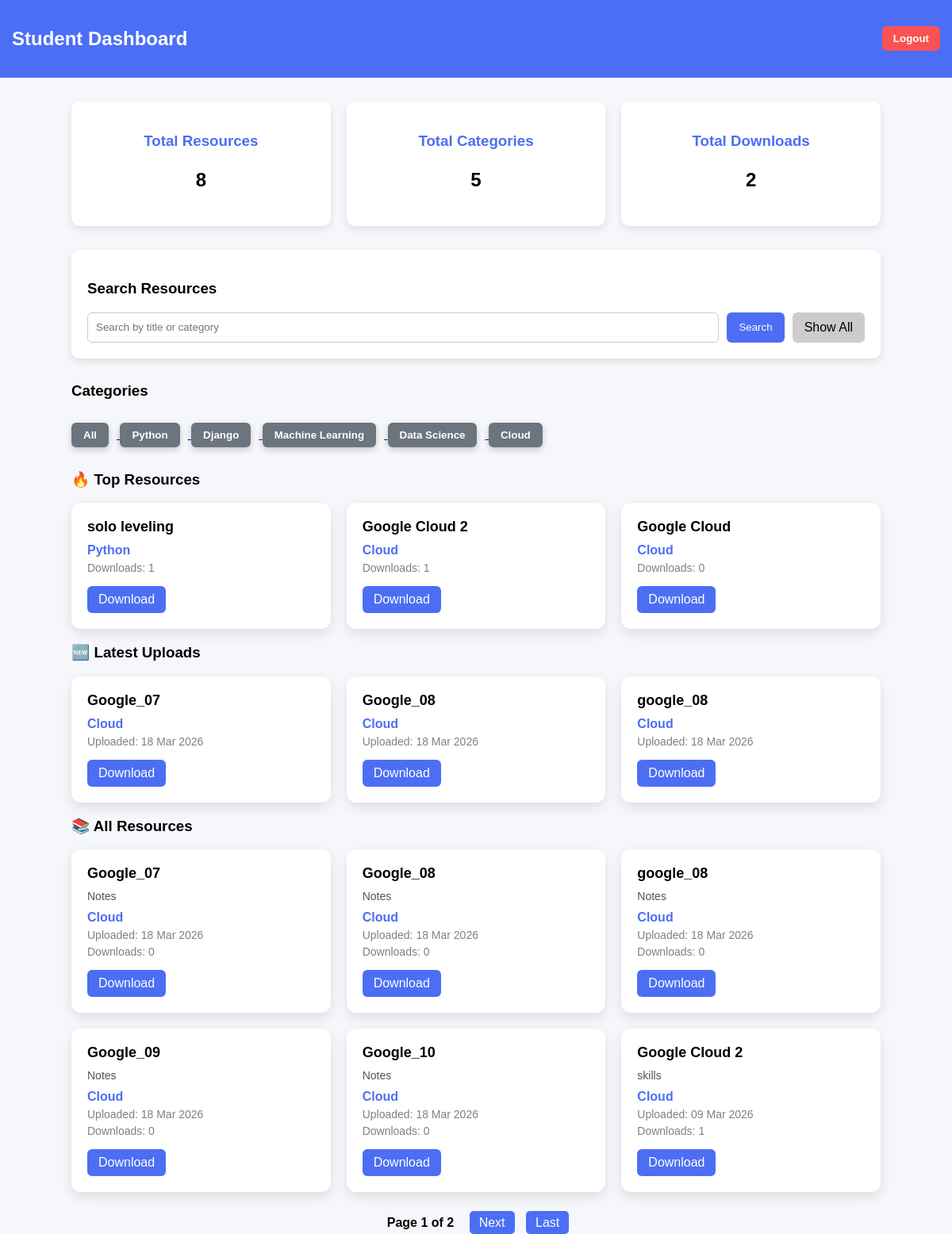
Screenshot of / (signed in) with the database file from the repository.
### portal/models.py (models this page shows, shortened)
class Category(models.Model):
    name = models.CharField(max_length=100)

class Resource(models.Model):
    title = models.CharField(max_length=200)
    description = models.TextField()
    category = models.ForeignKey(
        Category,
        on_delete=models.CASCADE
    )
    file = models.FileField(upload_to='resources/')
    uploaded_by = models.ForeignKey(
        User,
        on_delete=models.CASCADE
    )
    downloads = models.IntegerField(default=0)
    uploaded_at = models.DateTimeField(auto_now_add=True)
    class Meta:
        ordering = ['-uploaded_at']

### portal/views.py (the view)
# urls.py: path('', views.dashboard, name='dashboard'),
@login_required
def dashboard(request):
    categories = Category.objects.all()
    if request.user.profile.role == 'teacher':
        if request.method == "POST":
            title = request.POST.get('title')
            description = request.POST.get('description')
            category_id = request.POST.get('category')
            file = request.FILES.get('file')
            if title and file and category_id:
                Resource.objects.create(
                    title=title,
                    description=description,
                    category_id=category_id,
                    file=file,
                    uploaded_by=request.user
                )
            return redirect('dashboard')
        resources = Resource.objects.filter(uploaded_by=request.user)
        teacher_upload_count = resources.count()
        teacher_total_downloads = resources.aggregate(
            total=Sum('downloads')
        )['total'] or 0
        top_resources = resources.order_by('-downloads')[:3]
        context = {
            'resources': resources,
            'categories': categories,
            'top_resources': top_resources,
            'teacher_upload_count': teacher_upload_count,
            'teacher_total_downloads': teacher_total_downloads
        }
        return render(request, 'portal/teacher_dashboard.html', context)
    else:
        resources_list = Resource.objects.all()
        query = request.GET.get('q')
        if query:
            resources_list = resources_list.filter(
                Q(title__icontains=query) |
                Q(description__icontains=query) |
                Q(category__name__icontains=query)
            )
        category_id = request.GET.get('category')
        if category_id:
            resources_list = resources_list.filter(category_id=category_id)
        paginator = Paginator(resources_list, 6)  # 6 per page
        page_number = request.GET.get('page')
        resources = paginator.get_page(page_number)
        top_resources = Resource.objects.order_by('-downloads')[:3]
        latest_resources = Resource.objects.order_by('-uploaded_at')[:3]
        total_resources = Resource.objects.count()
        total_categories = Category.objects.count()
        total_downloads = Resource.objects.aggregate(
            total=Sum('downloads')
        )['total'] or 0
        context = {
            'resources': resources,
            'categories': categories,
            'top_resources': top_resources,
            'latest_resources': latest_resources,
            'total_resources': total_resources,
            'total_categories': total_categories,
            'total_downloads': total_downloads
        }
        return render(request, 'portal/student_dashboard.html', context)

### portal/templates/portal/student_dashboard.html (shortened to what this page needs)
{% load static %}
<!DOCTYPE html>
<html>
<head>
<link rel="stylesheet" href="{% static 'portal/style.css' %}">
</head>
<body>
<div class="header">
<h2>Student Dashboard</h2>
<form method="POST" action="{% url 'logout' %}">
<button class="logout-btn">Logout</button>
</form>
</div>
<div class="container">
<div class="stats-grid">
<div class="stat-card">
<h3>Total Resources</h3>
<p>{{ total_resources }}</p>
</div>
<div class="stat-card">
<h3>Total Categories</h3>
<p>{{ total_categories }}</p>
</div>
<div class="stat-card">
<h3>Total Downloads</h3>
<p>{{ total_downloads }}</p>
</div>
</div>
<div class="search-box">
<h3>Search Resources</h3>
<form method="GET" class="search-form">
<input type="text" name="q" placeholder="Search by title or category" value="{{ request.GET.q }}">
<button type="submit">Search</button>
<a href="/" class="show-all">Show All</a>
</form>
</div>
<div class="category-section">
<h3>Categories</h3>
<a href="{% url 'dashboard' %}">
<button class="category-btn">All</button>
</a>
{% for category in categories %}
<a href="?category={{ category.id }}">
<button class="category-btn">{{ category.name }}</button>
</a>
{% endfor %}
</div>
<h3>🔥 Top Resources</h3>
<div class="resource-grid">
{% for resource in top_resources %}
<div class="resource-card">
<div class="resource-title">{{ resource.title }}</div>
<div class="resource-category">{{ resource.category.name }}</div>
<div class="downloads">Downloads: {{ resource.downloads }}</div>
<a class="download-btn" href="{% url 'download_resource' resource.id %}">Download</a>
</div>
{% endfor %}
</div>
<h3>🆕 Latest Uploads</h3>
<div class="resource-grid">
{% for resource in latest_resources %}
<div class="resource-card">
<div class="resource-title">{{ resource.title }}</div>
<div class="resource-category">{{ resource.category.name }}</div>
<div class="downloads">Uploaded: {{ resource.uploaded_at|date:"d M Y" }}</div>
<a class="download-btn" href="{% url 'download_resource' resource.id %}">Download</a>
</div>
{% empty %}
<p>No recent uploads.</p>
{% endfor %}
</div>
<h3>📚 All Resources</h3>
<div class="resource-grid">
{% for resource in resources %}
<div class="resource-card">
<div class="resource-title">{{ resource.title }}</div>
<div class="resource-desc">
{{ resource.description }}
</div>
<div class="resource-category">
{{ resource.category.name }}
</div>
<div class="downloads">
Uploaded: {{ resource.uploaded_at|date:"d M Y" }}
</div>
<div class="downloads">
Downloads: {{ resource.downloads }}
</div>
<a class="download-btn" href="{% url 'download_resource' resource.id %}">
Download
</a>
</div>
{% empty %}
<p>No resources available</p>
{% endfor %}
</div>
<div class="pagination" style="text-align:center; margin-top:30px;">
<span>
Page {{ resources.number }} of {{ resources.paginator.num_pages }}
</span>
{% if resources.has_next %}
<a href="?page={{ resources.next_page_number }}">Next</a>
<a href="?page={{ resources.paginator.num_pages }}">Last</a>
{% endif %}
</div>
</div>
</body>
</html>

### portal/static/portal/style.css (style rules this page uses)
body { font-family: Arial, sans-serif; margin:0; padding:0; background-image:url("/static/portal/images/bg.jpg"); background-size:cover; background-position:center; background-repeat:no-repeat; min-height:100vh; }
.header { background:#4c6ef5; color:white; padding:15px 25px; display:flex; justify-content:space-between; align-items:center; }
.logout-btn { background:#fa5252; color:white; border:none; padding:8px 14px; border-radius:6px; cursor:pointer; font-weight:bold; }
.container { width:85%; margin:auto; margin-top:30px; }
.stats-grid { display:grid; grid-template-columns:repeat(auto-fit,minmax(200px,1fr)); gap:20px; margin-bottom:30px; }
.stat-card { background:white; padding:20px; border-radius:10px; box-shadow:0 5px 15px rgba(0,0,0,0.1); text-align:center; }
.stat-card h3 { color:#4c6ef5; margin-bottom:10px; }
.stat-card p { font-size:24px; font-weight:bold; }
.search-box { background:white; padding:20px; border-radius:10px; box-shadow:0 5px 15px rgba(0,0,0,0.1); margin-bottom:30px; }
.search-form { display:flex; gap:10px; }
.search-form input { flex:1; padding:10px; border-radius:6px; border:1px solid #ccc; }
.search-form button { background:#4c6ef5; color:white; border:none; padding:10px 15px; border-radius:6px; cursor:pointer; }
.show-all { background:#ccc; color:black; padding:10px 15px; border-radius:6px; text-decoration:none; }
.category-section { margin-top:20px; margin-bottom:20px; }
.category-btn { border:none; padding:8px 16px; margin-right:10px; margin-top:10px; border-radius:20px; cursor:pointer; font-weight:bold; color:white; box-shadow:0 3px 8px rgba(0,0,0,0.2); transition:0.2s; }
.category-btn:nth-child(1) { background:#6c757d; }
.resource-grid { display:grid; grid-template-columns:repeat(auto-fill,minmax(280px,1fr)); gap:20px; }
.resource-card { background:white; padding:20px; border-radius:10px; box-shadow:0 5px 15px rgba(0,0,0,0.1); transition:0.2s; }
.resource-title { font-size:18px; font-weight:bold; margin-bottom:10px; }
.resource-category { color:#4c6ef5; font-weight:bold; margin-top:10px; }
.downloads { font-size:14px; color:gray; margin-top:5px; }
.download-btn { display:inline-block; margin-top:15px; background:#4c6ef5; color:white; padding:8px 14px; border-radius:6px; text-decoration:none; }

### portal/templates/portal/student_dashboard.html (style rules this page uses)
body { font-family: Arial; background:#f5f7fb; margin:0; }
.header { background:#4c6ef5; color:white; padding:15px; display:flex; justify-content:space-between; align-items:center; }
.container { width:85%; margin:auto; margin-top:30px; }
.logout-btn { background:#fa5252; color:white; border:none; padding:8px 14px; border-radius:6px; cursor:pointer; font-weight:bold; }
.stats-grid { display:grid; grid-template-columns:repeat(auto-fit,minmax(200px,1fr)); gap:20px; margin-bottom:30px; }
.stat-card { background:white; padding:20px; border-radius:10px; box-shadow:0 4px 10px rgba(0,0,0,0.1); text-align:center; }
.search-box { background:white; padding:20px; border-radius:10px; box-shadow:0 4px 10px rgba(0,0,0,0.1); margin-bottom:30px; }
.search-form { display:flex; gap:10px; }
input { flex:1; padding:10px; border-radius:6px; border:1px solid #ccc; }
button { background:#4c6ef5; color:white; border:none; padding:10px 15px; border-radius:6px; cursor:pointer; }
.show-all { background:#ccc; color:black; padding:10px 15px; border-radius:6px; text-decoration:none; }
.category-section { margin-bottom:30px; }
.category-btn { background:#e9ecef; border:none; padding:8px 15px; margin-right:10px; margin-top:10px; border-radius:6px; cursor:pointer; }
.resource-grid { display:grid; grid-template-columns:repeat(auto-fill,minmax(280px,1fr)); gap:20px; }
.resource-card { background:white; padding:20px; border-radius:12px; box-shadow:0 6px 15px rgba(0,0,0,0.1); transition:0.2s; }
.resource-title { font-size:18px; font-weight:bold; margin-bottom:10px; }
.resource-desc { font-size:14px; color:#555; margin-bottom:10px; }
.resource-category { color:#4c6ef5; font-weight:bold; margin-top:10px; }
.download-btn { display:inline-block; margin-top:15px; background:#4c6ef5; color:white; padding:8px 14px; border-radius:6px; text-decoration:none; }
.downloads { font-size:14px; color:gray; margin-top:5px; }
.pagination a { padding:6px 12px; background:#4c6ef5; color:white; border-radius:5px; text-decoration:none; margin:5px; }
.pagination span { margin:0 10px; font-weight:bold; }

### rows the page displays
Category: name "Python"
Category: name "Django"
Category: name "Machine Learning"
Category: name "Data Science"
Category: name "Cloud"
Resource: title "solo leveling", category.name "Python", downloads "1"
Resource: title "Google Cloud 2", category.name "Cloud", downloads "1", description "skills", uploaded_at "09 Mar 2026"
Resource: title "Google Cloud", category.name "Cloud", downloads "0"
Resource: title "Google_07", category.name "Cloud", uploaded_at "18 Mar 2026", description "Notes", downloads "0"
Resource: title "Google_08", category.name "Cloud", uploaded_at "18 Mar 2026", description "Notes", downloads "0"
Resource: title "google_08", category.name "Cloud", uploaded_at "18 Mar 2026", description "Notes", downloads "0"
Resource: title "Google_09", description "Notes", category.name "Cloud", uploaded_at "18 Mar 2026", downloads "0"
Resource: title "Google_10", description "Notes", category.name "Cloud", uploaded_at "18 Mar 2026", downloads "0"

### other values shown
{{ total_resources }} "8"
{{ total_categories }} "5"
{{ total_downloads }} "2"
{{ resources.number }} "1"
{{ resources.paginator.num_pages }} "2"
